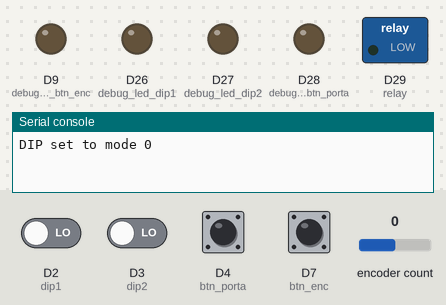
A program run on a simulated CircuitPython board. Shown: switched loads named in the program (green lamp = pin HIGH), output pins drawn as LEDs (lit = HIGH), the last lines printed to the serial console. Inputs (shaded band) come from the test bench; at power-on: D4 (btn_porta), D7 (btn_enc) HIGH, D2 (dip1), D3 (dip2) LOW, encoder count 0.

Above: at 1.2 s.
1.3 s: D4 (btn_porta) pulled LOW for 0.15 s
At 2.8 s:
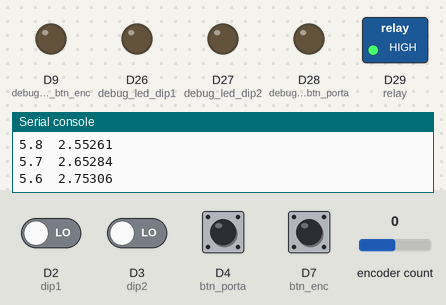
10.6 s: D4 (btn_porta) pulled LOW for 1 s
At 19.5 s:
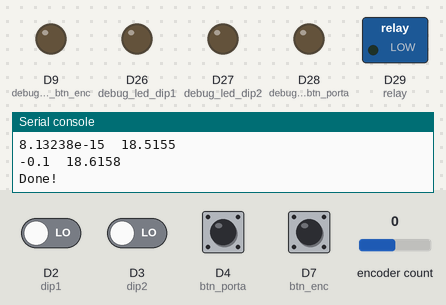
Timing chart, 0 to 20.3 s (numbered marks = the images above; inputs shaded):
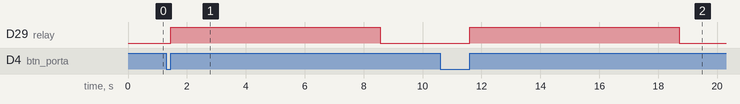

Measured:
- after the input at 1.3 s, D29 (relay): LOW → HIGH after 0.15 s, → LOW 7.1 s later
- after the input at 10.6 s, D29 (relay): LOW → HIGH after 1.0 s, → LOW 7.1 s later

The program:

code_circuitpython.py
```python
import board
from digitalio import DigitalInOut, Direction
import rotaryio
import time

# Setting the pins up:
""" Pinout Sparkfun Pro Micro RP2040 (DEV-17717):
    <GPIO#> <Alt-Fn>    <Use>
    0       UART TX0    -
    1       UART RX0    -
    2       -           DIP 1
    3       -           DIP 2
    4       -           Button Portafilter
    5       -           Encoder A
    6       -           Encoder B
    7       -           Button Encoder
    8       UART TX1    Debug: LED Encoder
    9       UART RX1    Debug: LED Button Encoder
    16      Qwiic SDA   Qwiic OLED
    17      Qwiic SCL   Qwiic OLED
    20      SPI CIPO    -
    21      SPI CS      -
    22      SPI SCK     -
    23      SPI COPI    -
    25      LED         -
    26      ADC0        Debug: LED DIP1
    27      ADC1        Debug: LED DIP2
    28      ADC2        Debug: LED Button Porta
    29      ADC3        Relay (Debug: LED)
"""
dip1 = DigitalInOut(board.D2)
dip1.direction = Direction.INPUT
dip2 = DigitalInOut(board.D3)
dip2.direction = Direction.INPUT
btn_porta = DigitalInOut(board.D4)
btn_porta.direction = Direction.INPUT
encoder = rotaryio.IncrementalEncoder(board.D5, board.D6)
btn_enc = DigitalInOut(board.D7)
btn_enc.direction = Direction.INPUT

relay = DigitalInOut(board.D29)
relay.direction = Direction.OUTPUT

debug_led_dip1 = DigitalInOut(board.D26)
debug_led_dip1.direction = Direction.OUTPUT
debug_led_dip2 = DigitalInOut(board.D27)
debug_led_dip2.direction = Direction.OUTPUT
debug_led_btn_porta = DigitalInOut(board.D28)
debug_led_btn_porta.direction = Direction.OUTPUT
debug_led_btn_enc = DigitalInOut(board.D9)
debug_led_btn_enc.direction = Direction.OUTPUT


# Read the DIPs:
mode = 0
""" DIP modes:
    OFF/OFF 0   manual
    ON/OFF  1   single
    OFF/ON  2   double
    ON/ON   3   manual (TODO: weight)
"""
if dip1.value:
    mode += 1
if dip2.value:
    mode += 2
# No mode 3 as of now, so 3=0:
if mode == 3:
    mode = 0
print("DIP set to mode " + str(mode))


# Code so far:
timer_time = 7.0
btn_enc_state = None
btn_porta_state = None
last_position = encoder.position
while True:
    current_position = encoder.position
    position_change = current_position - last_position
    if position_change != 0:
        if timer_time <= 0.1 and position_change < 0:
            timer_time = 60.1
        elif timer_time >= 60.0 and position_change > 0:
            timer_time = 0.0
        timer_time = round(timer_time + position_change / 10, 1)
        print(str(timer_time))
    last_position = current_position
    if not btn_enc.value and btn_enc_state is None:
        btn_enc_state = "pressed"
    if btn_enc.value and btn_enc_state == "pressed":
        if mode < 2:  # No mode 3 as of now
            mode += 1
        else:
            mode = 0
        print("Mode changed to " + str(mode))
        btn_enc_state = None
    if not btn_porta.value and btn_porta_state is None:
        btn_porta_state = "pressed"
    if btn_porta.value and btn_porta_state == "pressed":
        print("Start!")
        btn_porta_state = None
        relay.value = True
        i = timer_time
        while i > 0:
            i -= 0.1
            print(str(i) + "\t" + str(time.monotonic()))
            time.sleep(0.1)
        relay.value = False
        print("Done!")
```
